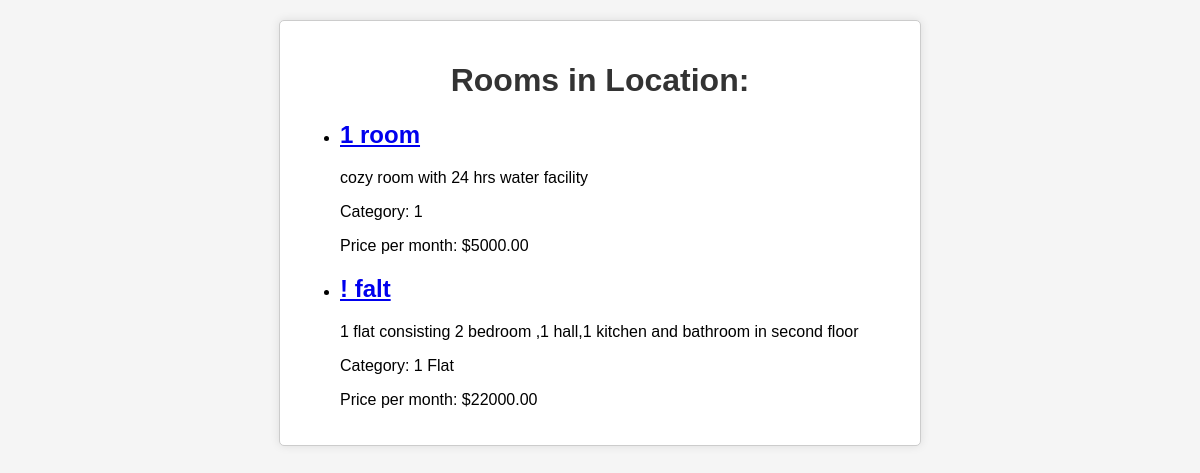
The page /room/location/2/ on the database its author committed.
### room/models.py (models this page shows, shortened)
class Room(models.Model):
    title = models.CharField(max_length=200)
    description = models.TextField()
    location = models.ForeignKey(Location, on_delete=models.CASCADE)
    category = models.ForeignKey(Category, on_delete=models.CASCADE)
    price_per_month = models.DecimalField(max_digits=10, decimal_places=2)
    availability = models.BooleanField(default=True)
    created_at = models.DateTimeField(auto_now_add=True)
    updated_at = models.DateTimeField(auto_now=True)

class Category(models.Model):
    name = models.CharField(max_length=100)
    description = models.TextField(blank=True, null=True)

### room/views.py (the view)
# urls.py: path('location/<int:location_id>/', RoomsByLocationView.as_view(), name='rooms_by_location'),
class RoomsByLocationView(ListView):
    model = Room
    template_name = 'rooms_by_location.html'
    context_object_name = 'rooms'
    def get_queryset(self):
        location_id = self.kwargs['location_id']
        return Room.objects.filter(location_id=location_id, availability=True)

### room/templates/rooms_by_location.html (shortened to what this page needs)
<!DOCTYPE html>
<html>
<head>
    {% load static %}
    <link rel="stylesheet" type="text/css" href="{% static 'css/styles.css' %}">
</head>
<body>
    <div class="form-container">
        <h1>Rooms in Location: {{ location.name }}</h1>
        <ul>
            {% for room in rooms %}
            <li>
                <h2><a href="{% url 'room_detail' room.pk %}">{{ room.title }}</a></h2>
                <p>{{ room.description }}</p>
                <p>Category: {{ room.category.name }}</p>
                <p>Price per month: ${{ room.price_per_month }}</p>
            </li>
            {% endfor %}
        </ul>
    </div>
</body>
</html>

### static/css/styles.css (style rules this page uses)
body { font-family: Arial, sans-serif; background-color: #f5f5f5; margin: 0; padding: 0; }
h1 { text-align: center; color: #333; }
.form-container { width: 50%; margin: 20px auto; padding: 20px; background-color: #fff; border: 1px solid #ccc; border-radius: 5px; box-shadow: 0 0 10px rgba(0, 0, 0, 0.1); }

### rows shown on the page
Room: title "1 room", description "cozy room with 24 hrs water facility", category.name "1", price_per_month "5000.00"
Room: title "! falt", description "1 flat consisting 2 bedroom ,1 hall,1 kitchen and bathroom in second floor", category.name "1 Flat", price_per_month "22000.00"
